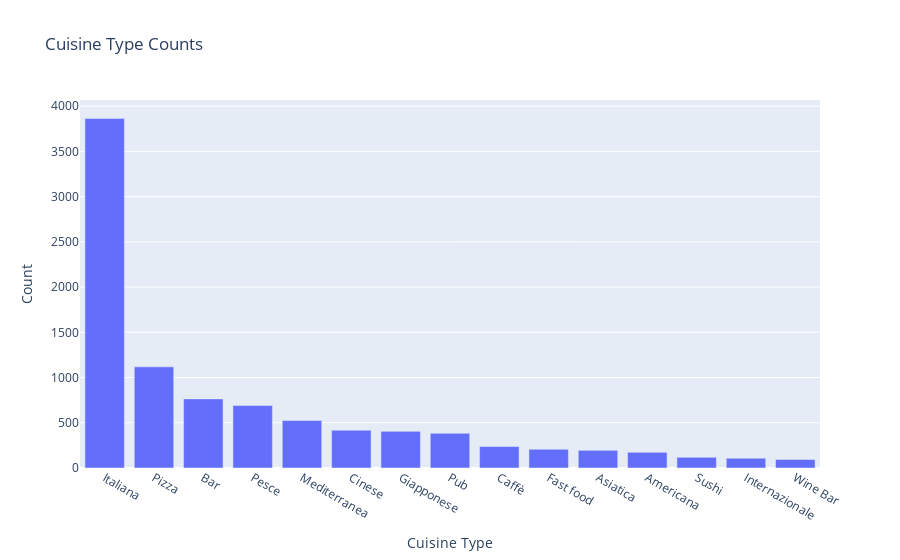

Write notebook code for a chart like this one.
### Code cell
import plotly.graph_objects as go

fig = go.Figure(data=[go.Bar(x=cuisine_counts.index[:15], y=cuisine_counts.values[:15])])
fig.update_layout(title='Cuisine Type Counts', xaxis_title='Cuisine Type', yaxis_title='Count')

fig.show()

### Figure 1 — Plotly figure (JSON) as saved in the notebook; plotly's stock layout.template omitted (floating-point values rounded to 4 significant figures)
{"data": [{"type": "bar", "x": ["Italiana", "Pizza", "Bar", "Pesce", "Mediterranea", "Cinese", "Giapponese", "Pub", "Caffè", "Fast food", "Asiatica", "Americana", "Sushi", "Internazionale", "Wine Bar"], "y": [3865, 1118, 764, 691, 525, 418, 405, 383, 237, 207, 195, 173, 118, 108, 95]}], "layout": {"title": {"text": "Cuisine Type Counts"}, "xaxis": {"title": {"text": "Cuisine Type"}}, "yaxis": {"title": {"text": "Count"}}}}
